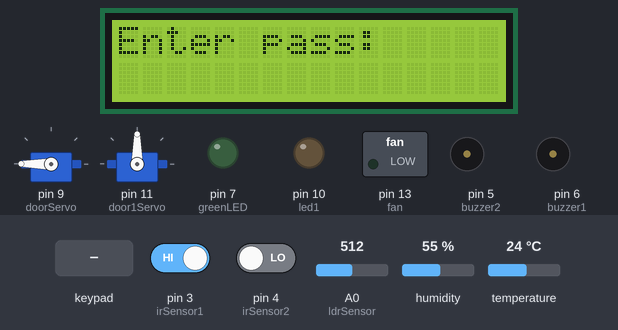
Bench run of a sketch on a simulated Arduino Uno, built with avr-gcc and run on an emulated ATmega328P. Parts: 16×2 character LCD, 2 × servo, switched loads named in the sketch (green lamp = pin HIGH), output pins drawn as LEDs (lit = HIGH), buzzer (waves = sounding, pin HIGH). The inputs (shaded band) are chosen by the test bench; at power-on: pin 3 (irSensor1) HIGH, temperature 24 °C, A0 (ldrSensor) = 512, pin 4 (irSensor2) LOW, humidity 55 %.

Above: at 1.2 s.
1.3 s: keypad keys 1 2 3 4 pressed 1.432 s apart
At 12.4 s:
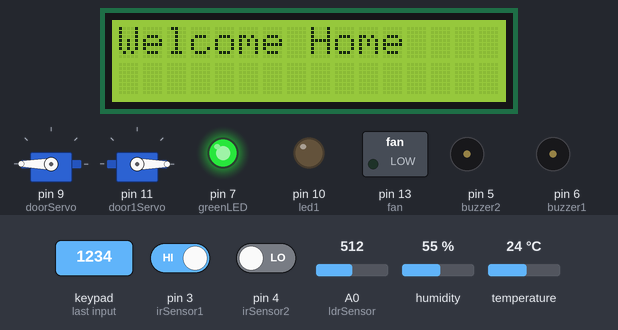
15.2 s: pin 3 (irSensor1) driven HIGH
17.8 s: temperature set to 26 °C
At 20.0 s:
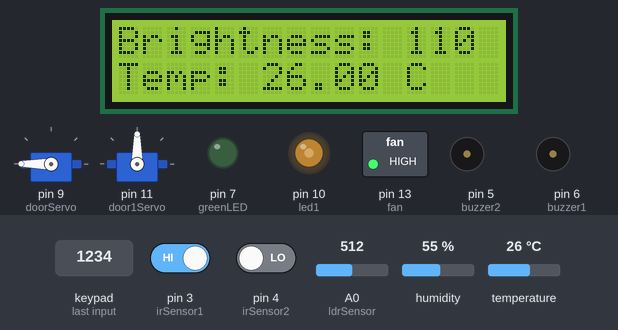
20.3 s: A0 (ldrSensor) set to 716
At 22.5 s:
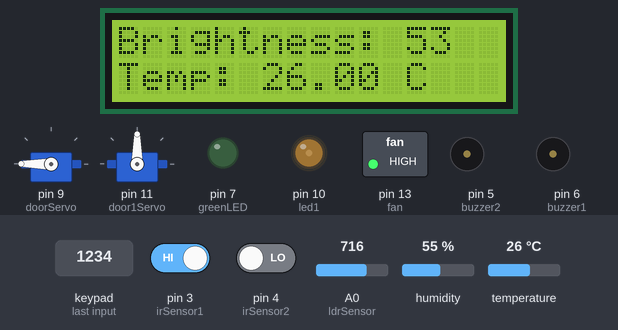
22.8 s: temperature set to 12 °C
At 25.1 s:
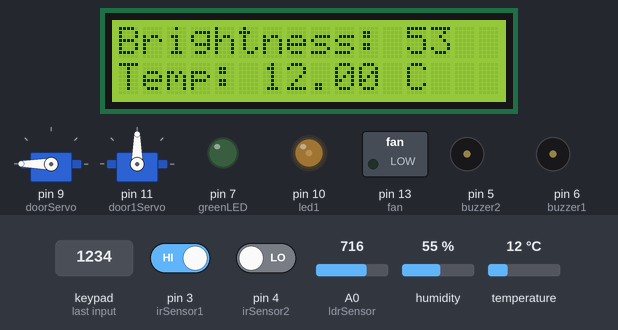
Timing chart, 0 to 26.3 s (numbered marks = the images above; inputs shaded):
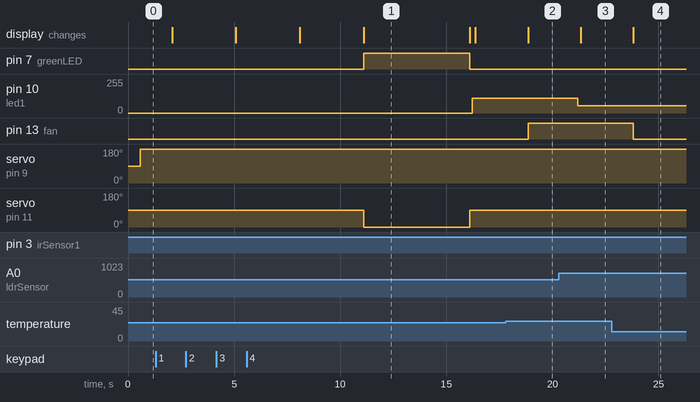

The sketch:

Arduino_Code_.ino
```cpp
// some comments were made as draft or for testing different situations


//needed Libiraires
#include <DHT.h>
#include <DHT_U.h>
#include <Adafruit_Sensor.h>
#include <LiquidCrystal_I2C.h>
#define DHTTYPE DHT11 //dht type
#include <Servo.h>
#include <Keypad.h>
#include <LiquidCrystal.h>

#define DHTPIN 2     // The pin connected to the DHT11 sensor (digital pin)


Servo doorServo; //garden door
Servo door1Servo; //inner door


DHT dht(DHTPIN, DHTTYPE);

const int greenLED = 7;        // Green LED for correct password
const int irSensor1 = 3;       // IR Sensor 1 for garden
const int irSensor2 = 4;       // IR Sensor 2 for garden
const int buzzer1 = 6;         // Buzzer for wrong password
const int buzzer2 = 5;         // Alarm for high temperature
bool buzzerOn = false;        //state of buzzer
const int pushButton = 8;      // Push button to stop alarm
const int led1 = 10 ;           // LED 1 connected with ldr
const int fan = 13;            // DC motor for fan
const int ldrSensor = A0;      //ldr sensor


// Keypad Setup
const byte rows = 2;
const byte cols = 2;
char keys[rows][cols] = {
  {'1', '2'},
  {'3', '4'}
};
byte rowPins[rows] = {A4, A5};
byte colPins[cols] = {A3, A2};
Keypad keypad = Keypad(makeKeymap(keys), rowPins, colPins, rows, cols);

// LCD Setup
LiquidCrystal_I2C lcd(0x27,16,2);
bool M = false; //password state

// Variables
const String password = "1234"; // Correct password
String inputPassword = "";
int tempThreshold = 24;        // Temperature threshold
int highTempThreshold = 26;    // High Temperature threshold
int brightness;

void setup() {
  // Initialize pins
  Serial.begin(9600);
  dht.begin();

  lcd.init();
  lcd.backlight();
  pinMode(irSensor1, INPUT);
  pinMode(irSensor2, INPUT);
  pinMode(buzzer1, OUTPUT);
  pinMode(buzzer2, OUTPUT);
  pinMode(greenLED, OUTPUT);
  pinMode(fan, OUTPUT);
  pinMode(pushButton, INPUT_PULLUP);
  pinMode(led1, OUTPUT);
  dht.begin();
  doorServo.attach(9);
  doorServo.write(90); // Keep the door closed initially
  door1Servo.attach(11);
  door1Servo.write(90); // Keep the door closed initially
  lcd.print("Enter pass:");
}

void loop() {
//void servo_garden_door() {

  if (digitalRead(irSensor1) == LOW) {
    delay(500);
    doorServo.write(0); // Open the door in one direction
    delay(500);
  } else if (digitalRead(irSensor2) == LOW){
    delay(500);
    doorServo.write(260); // Keep the door closed
    delay(500);
  }else{
    delay(500);
    doorServo.write(90); // Keep the door closed

  }

  if(!M){

  handleSecurity();

  }
  //temperature and light system dont work unless the password is correct
  if(M){

//  handleLDRControl();

  int ldrValue = analogRead(ldrSensor); // Read LDR value (0-1023)
  // Correct mapping of LDR value to LED brightness (0-255)
  brightness = map(ldrValue, 0, 900, 255, 0); // Map LDR value to reverse brightness range
  delay(100);

  // Write brightness to LEDs
  analogWrite(led1, brightness);
  //analogWrite(led2, brightness);
  delay(100);
  // Display brightness on the LCD
  lcd.setCursor(0, 0);
  lcd.print("Brightness: ");
  lcd.print(brightness);
  lcd.print("   "); // Clear any extra digits

  handleTemperatureControl();


  }
  }


//functions part


void servo_garden_door() {
  if (digitalRead(irSensor1) == LOW) {
    delay(500);
    doorServo.write(0); // Open the door in one direction
    delay(500);
  } else if (digitalRead(irSensor2) == LOW){
    delay(500);
    doorServo.write(260); // Keep the door closed
    delay(500);
  }else{
    delay(500);
    doorServo.write(90); // Keep the door closed

    }
  }


void handleSecurity() {
  char key = keypad.getKey();
  if (key) {
    inputPassword += key;
    lcd.setCursor(11,0);
    lcd.print(inputPassword);

    if (inputPassword.length() == password.length()) {
      if (inputPassword == password) {
        lcd.clear();
        lcd.print("Welcome Home");
        digitalWrite(greenLED, HIGH);
        door1Servo.write(0); // Open the door in one direction
        delay(5000);
        door1Servo.write(90); // Open the door in one direction
        digitalWrite(greenLED, LOW);
        //pass =1;
        M = true;

      } else {
        lcd.clear();
        lcd.print("Wrong password");
        digitalWrite(buzzer1, HIGH);
        door1Servo.write(90); // Open the door in one direction
        delay(2000);
        digitalWrite(buzzer1, LOW);
      }
      inputPassword = ""; // Reset input
      lcd.clear();
      lcd.print("Enter pass");
    }
  }
}

// Function to handle temperature control
void handleTemperatureControl() {
    // Read temperature value from the DHT sensor
    float tempValue = dht.readTemperature();

    if (tempValue <highTempThreshold ){
      buzzerOn = false;
    }

    // Check if the reading is valid (not NaN)
    if (!isnan(tempValue)) {
        // Display the temperature on the LCD
        lcd.setCursor(0, 1);
        lcd.print("Temp: ");
        lcd.print(tempValue);
        lcd.print(" C"); // Adding unit for clarity
    } else {
        // Handle invalid temperature reading
        lcd.setCursor(0, 1);
        lcd.print("Temp Error");
        return; // Exit the function if the reading is invalid
    }

    // Control fan based on temperature threshold
    if (tempValue > tempThreshold) {
        digitalWrite(fan, HIGH); // Turn on fan
    } else {
        digitalWrite(fan, LOW); // Turn off fan
    }

    // Activate buzzer if temperature exceeds high temperature threshold
    if (tempValue > highTempThreshold  && !buzzerOn )   {
        digitalWrite(buzzer2, HIGH); // Turn on alarm
        buzzerOn = true;
    if(buzzerOn){
      while (digitalRead(pushButton) == HIGH) {
        delay(50); // Debounce delay
      }

    // If the button is pressed, stop the buzzer and exit the function
      digitalWrite(buzzer2, LOW); // Turn off the buzzer
      return;
      //buzzerOn = false;

    }


}
}

// Function to control LEDs based on LDR value
void handleLDRControl() {

  int ldrValue = analogRead(ldrSensor); // Read LDR value (0-1023)
  // Correct mapping of LDR value to LED brightness (0-255)
  brightness = map(ldrValue, 0, 900, 255, 0); // Map LDR value to reverse brightness range
  delay(100);

  // Write brightness to LEDs
  analogWrite(led1, brightness);
  //analogWrite(led2, brightness);
  delay(100);
  // Display brightness on the LCD
  lcd.setCursor(0, 0);
  lcd.print("Brightness: ");
  lcd.print(brightness);
  lcd.print("   "); // Clear any extra digits

}
```

Measured:
- the behaviour switches between 24 and 25 °C on temperature (found by bisection; images 1 and 2)
- after the input at 1.3 s, pin 7 (greenLED): LOW → HIGH after 9.8 s; servo on pin 11 (door1Servo): 90° → 0° after 9.8 s; the display: first changes after 0.78 s (image 1 shows a later state)
- after the input at 17.8 s, pin 13 (fan): LOW → HIGH after 1.1 s; the display: changes after 1.1 s (image 2)
- after the input at 20.3 s, pin 10 (led1): 110/255 → 53/255 after 0.89 s; the display: changes after 1.0 s (image 3)
- after the input at 22.8 s, pin 13 (fan): HIGH → LOW after 1.0 s; the display: changes after 1.0 s (image 4)
